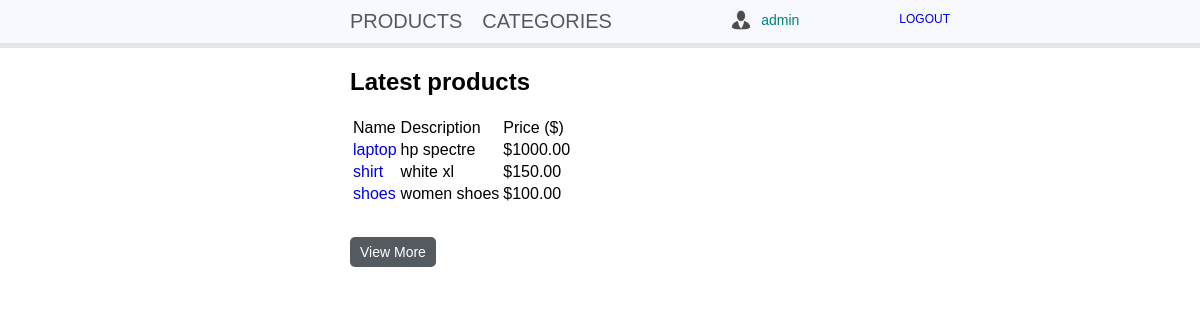
/product/ (signed in), run on the app's committed database.
### shop/models.py (models this page shows, shortened)
class Product(models.Model):
    name = models.CharField(max_length=155)
    slug = extension_fields.AutoSlugField(populate_from='name', blank=True)
    description = models.TextField(max_length=250)
    price = models.DecimalField(max_digits=8, decimal_places=2)
    category = models.ForeignKey(
        'Category',
        on_delete=models.CASCADE,
        related_name='category'
    )
    class Meta:
        ordering = ('-pk',)
    def __str__(self):
        return u'%s' % self.name
    def get_absolute_url(self):
        return reverse('shop_product_detail', args=(self.slug,))

### shop/views.py (the view)
# urls.py: path('product/', views.IndexView.as_view(), name='index'),
class IndexView(LoginRequiredMixin, ListView):
    template_name = 'shop/index.html'
    def get_queryset(self):
            return Product.objects.order_by('-id')[:10]

### shop/templates/shop/index.html
{% extends "base.html" %}
{% load static %}
{% block content %}
	<h2>Latest products</h2>
	<table class="table">
		<tr>
			<td>Name</td>
		    <td>Description</td>
		    <td>Price ($)</td>
		</tr>
		{% for object in object_list %}
			<tr>
			    <td><a href="{{object.get_absolute_url}}">{{object}}</a></td>
			    <td>{{ object.description }}</td>
			    <td>${{ object.price }}</td>
			</tr>
		{% endfor %}
	</table>
	<br>
	<a class="btn btn-primary" href="{% url 'shop_product_list' %}">View More</a>
{% endblock %}

### shop/templates/base.html
{% load static %}
<html>
	<head>
		<link href="{% static 'style.css' %}" rel="stylesheet">
	</head>
	<body>
		<nav class="light-blue lighten-1" role="navigation">
			<div class="nav-wrapper container">
				<div class="nav1-data">
					<a class="nav1" href="/">Products</a>
					<a class="nav1" href="/category/">Categories</a>
				</div>
				<div class="nav2-data">
					<a class="nav-logout" href="/accounts/logout/">Logout</a>
					<a class="the-username">{{ request.user.username }}</a>
					<img class="user-image" src="{% static 'img/user.png' %}">
				</div>
		    </div>
	    </nav>
	    <div class="main-container">
	    <div class="container">
	    	<div class="section">
	    		{% block content %}
	    		{% endblock %}
	    	</div>
    	</div>
    	</div>
	</body>
</html>

### shop/static/style.css (style rules this page uses)
html { font-family: Arial,"Helvetica Neue",Helvetica,sans-serif; }
body { padding: 0; margin: 0; }
a { text-decoration: none; outline: none; }
.nav1-data { margin-left: 40px; background-color: ghostwhite; display: flex; }
.nav-wrapper.container { background-color: ghostwhite; display: flex; border-bottom: 5px solid #e5e5e5; padding-left: 300px; padding-right: 200px; }
.container { padding-left: 300px; }
.nav1 { text-transform: uppercase; text-decoration: none; font-size: 20px; padding-left: 10px; padding-right: 10px; padding-top: 10px; padding-bottom: 10px; color: #535a60; }
.nav-logout { float: right; text-transform: uppercase; font-size: 12px; margin-top: 12px; margin-right: 50px; }
.nav2-data { float: right; width: 100%; }
.the-username { margin-top: 12px; float: right; font-size: 14px; margin-right: 100px; }
.user-image { float: right; height: 20px; margin-right: 10px; margin-top: 10px; }
.section { margin-left: 50px; }
.table { margin-bottom: 20px; }
.btn.btn-primary { border: none; font-size: 14px; background-color: #535a60; padding-left: 10px; padding-right: 10px; padding-top: 7px; padding-bottom: 7px; border-radius: 5px; color: white; cursor: pointer; }
.btn.btn-primary { margin-right: 10px; }
.light-blue.lighten-1 { background-color: #fff !important; color: teal !important; }
.the-username { color: teal !important; float: right; margin-right: 100px; }

### data on the page
Product: name "laptop", description "hp spectre", price "1000.00"
Product: name "shirt", description "white xl", price "150.00"
Product: name "shoes", description "women shoes", price "100.00"

### other printed values
{{ request.user.username }} "admin"
